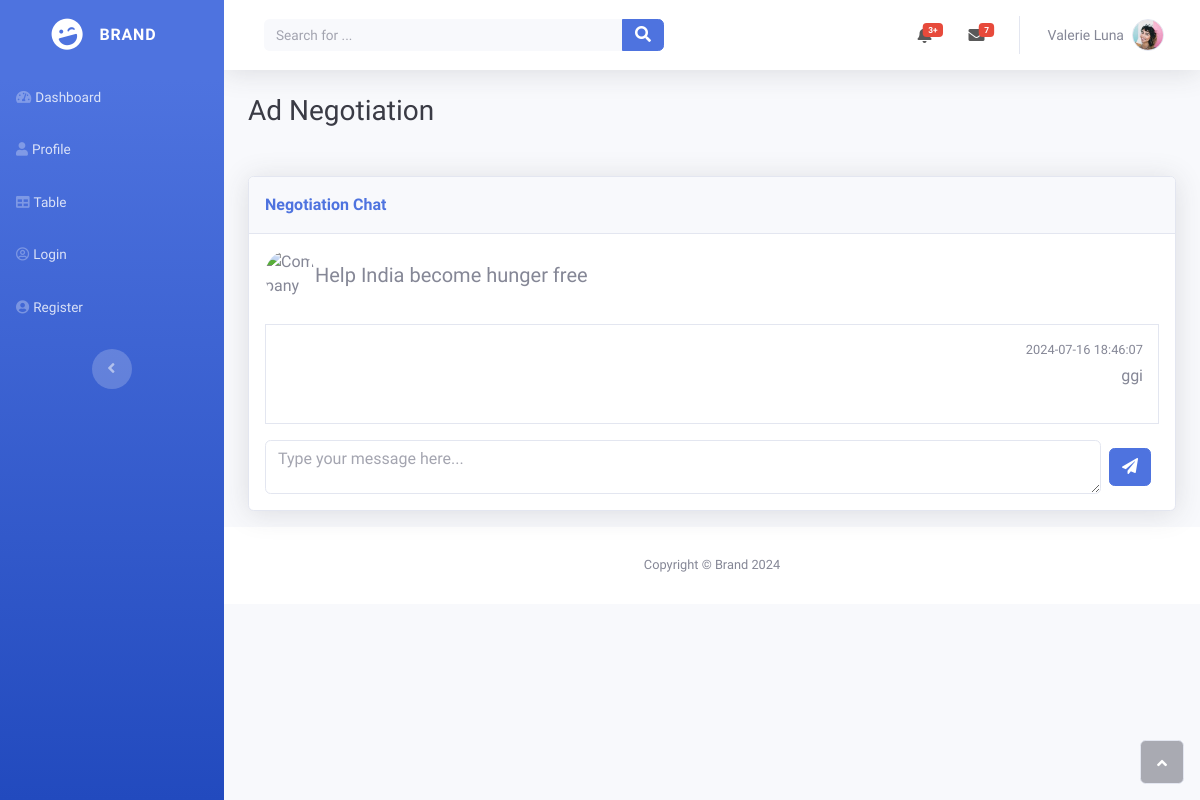
The app's page /negotiateinfluencer/1 with its own data.
### backend/models.py (models this page shows)
class Campaign(db.Model):
    id = db.Column(db.Integer, primary_key=True)
    name = db.Column(db.String(255), nullable=False)
    details = db.Column(db.Text, nullable=False)
    age_group = db.Column(db.String(50))
    gender = db.Column(db.String(50))
    budget = db.Column(db.Float, nullable=False)
    platform_youtube = db.Column(db.Boolean, default=False)
    platform_instagram = db.Column(db.Boolean, default=False)
    platform_twitter = db.Column(db.Boolean, default=False)
    visibility = db.Column(db.Boolean, default=True)  # Assuming visibility is a boolean
    sponsor_id = db.Column(db.Integer, db.ForeignKey('sponsor.id'), nullable=False)
    status = db.Column(db.String(50), default='pending')  # Default status to 'pending'
    sponsor = db.relationship('Sponsor', backref=db.backref('campaigns', lazy=True))
    ad_requests = db.relationship('AdRequest', backref='campaign', lazy=True)
    isflagged = db.Column(db.Boolean, default=False)
    campaign_picture = db.Column(db.String(255), nullable=True)
    start_date = db.Column(db.DateTime, nullable=False)
    end_date = db.Column(db.DateTime, nullable=False)

class Message(db.Model):
    id = db.Column(db.Integer, primary_key=True)
    negotiation_id = db.Column(db.Integer, db.ForeignKey('negotiation.id'), nullable=False)
    sender = db.Column(db.String(50), nullable=False)  # Possible values: sponsor, influencer
    content = db.Column(db.Text, nullable=False)
    sent_at = db.Column(db.DateTime, default=db.func.now())

### backend/controllers.py (the view, shortened to what this page needs)
@app.route('/negotiateinfluencer/<int:nego_id>', methods=['GET', 'POST'])
def negotiate_influencer(nego_id):
    negotiation = Negotiation.query.get(nego_id)
    messages = Message.query.filter_by(negotiation_id=nego_id).all()
    return render_template('negotiate-influencer.html',negotiation=negotiation, messages=messages)

### templates/negotiate-influencer.html (shortened to what this page needs)
<!DOCTYPE html>
<html data-bs-theme="light" lang="en">
<head>
    <link rel="stylesheet" href="{{ url_for('static', filename='css/bootstrap.min.css') }}">
    <link rel="stylesheet" href="{{ url_for('static', filename='fonts/fontawesome-all.min.css') }}">
    <link rel="stylesheet" href="{{ url_for('static', filename='css/News-Cards.css') }}">
</head>
<body id="page-top">
    <div id="wrapper">
        <nav class="navbar align-items-start sidebar sidebar-dark accordion bg-gradient-primary p-0 navbar-dark">
            <div class="container-fluid d-flex flex-column p-0"><a
                    class="navbar-brand d-flex justify-content-center align-items-center sidebar-brand m-0" href="#">
                    <div class="sidebar-brand-icon rotate-n-15"><i class="fas fa-laugh-wink"></i></div>
                    <div class="sidebar-brand-text mx-3"><span>Brand</span></div>
                </a>
                <ul class="navbar-nav text-light" id="accordionSidebar">
                    <li class="nav-item"><a class="nav-link" href="index.html"><i
                                class="fas fa-tachometer-alt"></i><span>Dashboard</span></a></li>
                    <li class="nav-item"><a class="nav-link" href="profile.html"><i
                                class="fas fa-user"></i><span>Profile</span></a></li>
                    <li class="nav-item"><a class="nav-link" href="table.html"><i
                                class="fas fa-table"></i><span>Table</span></a></li>
                    <li class="nav-item"><a class="nav-link" href="login.html"><i
                                class="far fa-user-circle"></i><span>Login</span></a></li>
                    <li class="nav-item"><a class="nav-link" href="register.html"><i
                                class="fas fa-user-circle"></i><span>Register</span></a></li>
                </ul>
                <div class="text-center d-none d-md-inline"><button class="btn rounded-circle border-0"
                        id="sidebarToggle" type="button"></button></div>
            </div>
        </nav>
        <div class="d-flex flex-column" id="content-wrapper">
            <div id="content">
                <nav class="navbar navbar-expand bg-white shadow mb-4 topbar">
                    <div class="container-fluid">
                        <form class="d-none d-sm-inline-block me-auto ms-md-3 my-2 my-md-0 mw-100 navbar-search">
                            <div class="input-group"><input class="bg-light form-control border-0 small" type="text"
                                    placeholder="Search for ..."><button class="btn btn-primary py-0" type="button"><i
                                        class="fas fa-search"></i></button></div>
                        </form>
                        <ul class="navbar-nav flex-nowrap ms-auto">
                            <li class="nav-item dropdown no-arrow mx-1">
                                <div class="nav-item dropdown no-arrow"><a class="dropdown-toggle nav-link"
                                        aria-expanded="false" data-bs-toggle="dropdown" href="#"><span
                                            class="badge bg-danger badge-counter">3+</span></a>
                                </div>
                            </li>
                            <li class="nav-item dropdown no-arrow mx-1">
                                <div class="nav-item dropdown no-arrow"><a class="dropdown-toggle nav-link"
                                        aria-expanded="false" data-bs-toggle="dropdown" href="#"><span
                                            class="badge bg-danger badge-counter">7</span><i
                                            class="fas fa-envelope fa-fw"></i></a>
                                </div>
                            </li>
                            <li class="nav-item dropdown no-arrow">
                                <div class="nav-item dropdown no-arrow"><a class="dropdown-toggle nav-link"
                                        aria-expanded="false" data-bs-toggle="dropdown" href="#"><span
                                            class="d-none d-lg-inline me-2 text-gray-600 small">Valerie Luna</span><img
                                            class="border rounded-circle img-profile"
                                            src="assets/img/avatars/avatar1.jpeg"></a>
                                </div>
                            </li>
                        </ul>
                    </div>
                </nav>
                <div class="container-fluid">
                    <h3 class="text-dark mb-4">Ad Negotiation</h3>
                    <div class="row">
                        <div class="col">
                            <div class="card shadow mb-3 mt-4">
                                <div class="card-header py-3">
                                    <p class="text-primary m-0 fw-bold">Negotiation Chat</p>
                                </div>
                                <div class="card-body">
                                    {% if negotiation %}
                                    <div class="company-details mb-4 d-flex align-items-center">
                                        <img src="path/to/company-logo.png" alt="Company Logo" class="rounded-circle"
                                            style="width: 50px; height: 50px;">
                                        <h5 class="ml-3 mb-0">{{ negotiation.ad_request.campaign.name }}</h5>
                                    </div>
                                    <div class="chat-box">
                                        {% for message in negotiation.messages %}
                                        <div class="chat-message {{message.sender}}">
                                            <span class="chat-date">{{message.sent_at}}</span>
                                            <p class="chat-text {{message.sender}}">{{message.content}}</p>
                                        </div>
                                        {% endfor %}
                                    </div>
                                    {% if negotiation.status == 'requested_by_sponsor' or negotiation.status == 'accepted' or negotiation.status == 'requested_by_influencer' %}
                                    <div class="chat-input mt-3">
                                        <form action="/negotiateinfluencer/{{ negotiation.id }}" method="post"
                                            class="d-flex">
                                            <textarea class="form-control mr-2 flex-grow-1"
                                                placeholder="Type your message here..." name="message"
                                                rows="1"></textarea>
                                            <button type="submit" class="btn btn-primary m-2">
                                                <i class="fas fa-paper-plane"></i>
                                            </button>
                                        </form>
                                    </div>
                                    {% else %}
                                    <p class="mt-3">Current Status  : {{ negotiation.status }} </p>
                                    {% endif %}
                                    {% else %}
                                    <p>No negotiation found</p>
                                    {% endif %}
                                </div>
                            </div>
                        </div>
                    </div>
                </div>
                <footer class="bg-white sticky-footer">
                    <div class="container my-auto">
                        <div class="text-center my-auto copyright"><span>Copyright © Brand 2024</span></div>
                    </div>
                </footer>
            </div><a class="border rounded d-inline scroll-to-top" href="#page-top"><i class="fas fa-angle-up"></i></a>
        </div>
</body>
</html>

### static/css/News-Cards.css (style rules this page uses)
img { border-radius: 5px; }

### templates/negotiate-influencer.html (style rules this page uses)
.chat-box { max-height: 400px; min-height: 100px; overflow-y: auto; padding: 15px; border: 1px solid #e3e6f0; margin-bottom: 15px; }
.chat-message { margin-bottom: 20px; }
.chat-message.influencer { text-align: right; }
.chat-date { display: block; font-size: 0.8em; margin-bottom: 5px; }

### records on screen
Campaign: ad_request.campaign.name "Help India become hunger free"
Message: sent_at "2024-07-16 18:46:07", content "ggi"
